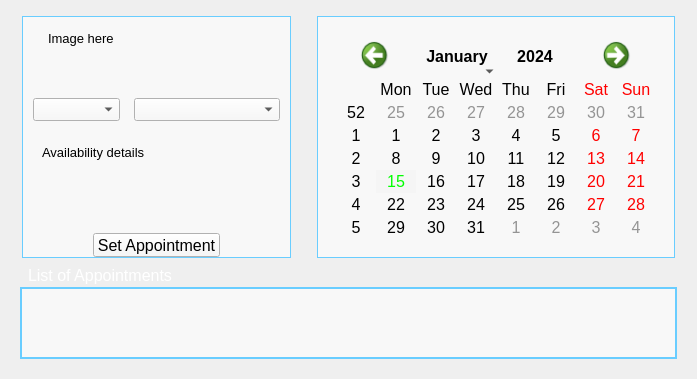
                          <widget class="QWidget" name="student_appnt_main">
                           <attribute name="title">
                            <string> Appointments </string>
                           </attribute>
                           <layout class="QVBoxLayout" name="verticalLayout_student_appnt_main" stretch="3,1">
                            <property name="spacing">
                             <number>0</number>
                            </property>
                            <property name="leftMargin">
                             <number>12</number>
                            </property>
                            <property name="topMargin">
                             <number>8</number>
                            </property>
                            <property name="rightMargin">
                             <number>12</number>
                            </property>
                            <property name="bottomMargin">
                             <number>12</number>
                            </property>
                            <item>
                             <widget class="QFrame" name="student_appnt_main_topF">
                              <property name="styleSheet">
                               <string notr="true">QFrame{
border: 0
}</string>
                              </property>
                              <property name="frameShape">
                               <enum>QFrame::StyledPanel</enum>
                              </property>
                              <property name="frameShadow">
                               <enum>QFrame::Raised</enum>
                              </property>
                              <layout class="QHBoxLayout" name="horizontalLayout_student_appnt_main_topF" stretch="1,2">
                               <property name="spacing">
                                <number>26</number>
                               </property>
                               <property name="leftMargin">
                                <number>10</number>
                               </property>
                               <property name="topMargin">
                                <number>8</number>
                               </property>
                               <property name="rightMargin">
                                <number>10</number>
                               </property>
                               <property name="bottomMargin">
                                <number>4</number>
                               </property>
                               <item>
                                <widget class="QFrame" name="profile_frame">
                                 <property name="styleSheet">
                                  <string notr="true">QFrame{
border: 1px solid #69cdff;
}

QWidget{
color: black;
background-color: rgb(248, 248, 248);
font-size: 12pt;
}</string>
                                 </property>
                                 <property name="frameShape">
                                  <enum>QFrame::StyledPanel</enum>
                                 </property>
                                 <property name="frameShadow">
                                  <enum>QFrame::Raised</enum>
                                 </property>
                                 <layout class="QVBoxLayout" name="verticalLayout_profile_frame" stretch="10,1">
                                  <property name="spacing">
                                   <number>4</number>
                                  </property>
                                  <property name="leftMargin">
                                   <number>0</number>
                                  </property>
                                  <property name="topMargin">
                                   <number>0</number>
                                  </property>
                                  <property name="rightMargin">
                                   <number>0</number>
                                  </property>
                                  <property name="bottomMargin">
                                   <number>0</number>
                                  </property>
                                  <item>
                                   <widget class="QFrame" name="profile_frame_top">
                                    <property name="styleSheet">
                                     <string notr="true">QFrame{
border:0;
}

QWidget{
font-size: 10pt;
}</string>
                                    </property>
                                    <property name="frameShape">
                                     <enum>QFrame::StyledPanel</enum>
                                    </property>
                                    <property name="frameShadow">
                                     <enum>QFrame::Raised</enum>
                                    </property>
                                    <layout class="QVBoxLayout" name="verticalLayout_profile_frame_top" stretch="5,4">
                                     <property name="spacing">
                                      <number>6</number>
                                     </property>
                                     <property name="leftMargin">
                                      <number>10</number>
                                     </property>
                                     <property name="topMargin">
                                      <number>10</number>
                                     </property>
                                     <property name="rightMargin">
                                      <number>10</number>
                                     </property>
                                     <property name="bottomMargin">
                                      <number>10</number>
                                     </property>
                                     <item>
                                      <widget class="QFrame" name="info_frame_top">
                                       <property name="frameShape">
                                        <enum>QFrame::StyledPanel</enum>
                                       </property>
                                       <property name="frameShadow">
                                        <enum>QFrame::Raised</enum>
                                       </property>
                                       <layout class="QVBoxLayout" name="verticalLayout_info_frame_top" stretch="3,1">
                                        <property name="spacing">
                                         <number>4</number>
                                        </property>
                                        <property name="leftMargin">
                                         <number>0</number>
                                        </property>
                                        <property name="topMargin">
                                         <number>0</number>
                                        </property>
                                        <property name="rightMargin">
                                         <number>0</number>
                                        </property>
                                        <property name="bottomMargin">
                                         <number>0</number>
                                        </property>
                                        <item>
                                         <widget class="QFrame" name="info_frame_top_image">
                                          <property name="frameShape">
                                           <enum>QFrame::StyledPanel</enum>
                                          </property>
                                          <property name="frameShadow">
                                           <enum>QFrame::Raised</enum>
                                          </property>
                                          <layout class="QVBoxLayout" name="verticalLayout_info_frame_top_image">
                                           <property name="spacing">
                                            <number>0</number>
                                           </property>
                                           <property name="leftMargin">
                                            <number>15</number>
                                           </property>
                                           <property name="topMargin">
                                            <number>4</number>
                                           </property>
                                           <property name="rightMargin">
                                            <number>15</number>
                                           </property>
                                           <property name="bottomMargin">
                                            <number>4</number>
                                           </property>
                                           <item>
                                            <widget class="QLabel" name="image_faculty_studSide">
                                             <property name="text">
                                              <string>Image here</string>
                                             </property>
                                             <property name="alignment">
                                              <set>Qt::AlignLeading|Qt::AlignLeft|Qt::AlignTop</set>
                                             </property>
                                            </widget>
                                           </item>
                                          </layout>
                                         </widget>
                                        </item>
                                        <item>
                                         <widget class="QFrame" name="info_frame_top_pickFac">
                                          <property name="frameShape">
                                           <enum>QFrame::StyledPanel</enum>
                                          </property>
                                          <property name="frameShadow">
                                           <enum>QFrame::Raised</enum>
                                          </property>
                                          <layout class="QHBoxLayout" name="horizontalLayout_info_frame_top_pickFac" stretch="3,5">
                                           <property name="spacing">
                                            <number>14</number>
                                           </property>
                                           <property name="leftMargin">
                                            <number>0</number>
                                           </property>
                                           <property name="rightMargin">
                                            <number>0</number>
                                           </property>
                                           <item>
                                            <widget class="QComboBox" name="comboBox_pick_facultyDept"/>
                                           </item>
                                           <item>
                                            <widget class="QComboBox" name="pick_faculty_studSide"/>
                                           </item>
                                          </layout>
                                         </widget>
                                        </item>
                                       </layout>
                                      </widget>
                                     </item>
                                     <item>
                                      <widget class="QFrame" name="info_frame_bot">
                                       <property name="frameShape">
                                        <enum>QFrame::StyledPanel</enum>
                                       </property>
                                       <property name="frameShadow">
                                        <enum>QFrame::Raised</enum>
                                       </property>
                                       <layout class="QVBoxLayout" name="verticalLayout_info_frame_bot">
                                        <item>
                                         <widget class="QLabel" name="availability_details">
                                          <property name="text">
                                           <string>Availability details</string>
                                          </property>
                                          <property name="alignment">
                                           <set>Qt::AlignLeading|Qt::AlignLeft|Qt::AlignTop</set>
                                          </property>
                                         </widget>
                                        </item>
                                       </layout>
                                      </widget>
                                     </item>
                                    </layout>
                                   </widget>
                                  </item>
                                  <item>
                                   <widget class="QFrame" name="profile_frame_bot">
                                    <property name="styleSheet">
                                     <string notr="true">QFrame{
border:0
}</string>
                                    </property>
                                    <property name="frameShape">
                                     <enum>QFrame::StyledPanel</enum>
                                    </property>
                                    <property name="frameShadow">
                                     <enum>QFrame::Raised</enum>
                                    </property>
                                    <layout class="QHBoxLayout" name="horizontalLayout_profile_frame_bot">
                                     <property name="spacing">
                                      <number>0</number>
                                     </property>
                                     <property name="leftMargin">
                                      <number>70</number>
                                     </property>
                                     <property name="topMargin">
                                      <number>0</number>
                                     </property>
                                     <property name="rightMargin">
                                      <number>70</number>
                                     </property>
                                     <property name="bottomMargin">
                                      <number>0</number>
                                     </property>
                                     <item>
                                      <widget class="QPushButton" name="setApp_button">
                                       <property name="maximumSize">
                                        <size>
                                         <width>16777215</width>
                                         <height>24</height>
                                        </size>
                                       </property>
                                       <property name="styleSheet">
                                        <string notr="true"/>
                                       </property>
                                       <property name="text">
                                        <string>Set Appointment</string>
                                       </property>
                                       <property name="flat">
                                        <bool>false</bool>
                                       </property>
                                      </widget>
                                     </item>
                                    </layout>
                                   </widget>
                                  </item>
                                 </layout>
                                </widget>
                               </item>
                               <item>
                                <widget class="QFrame" name="student_calendar_frame">
                                 <property name="styleSheet">
                                  <string notr="true">QFrame{
border: 1px solid #69cdff;
background-color: rgb(248, 248, 248);
}</string>
                                 </property>
                                 <property name="frameShape">
                                  <enum>QFrame::StyledPanel</enum>
                                 </property>
                                 <property name="frameShadow">
                                  <enum>QFrame::Raised</enum>
                                 </property>
                                 <layout class="QVBoxLayout" name="verticalLayout_calendar_frame">
                                  <property name="spacing">
                                   <number>0</number>
                                  </property>
                                  <property name="leftMargin">
                                   <number>18</number>
                                  </property>
                                  <property name="topMargin">
                                   <number>18</number>
                                  </property>
                                  <property name="rightMargin">
                                   <number>18</number>
                                  </property>
                                  <property name="bottomMargin">
                                   <number>18</number>
                                  </property>
                                  <item>
                                   <widget class="QCalendarWidget" name="student_calendarWidget_pickdate">
                                    <property name="styleSheet">
                                     <string notr="true">QWidget{background-color: rgb(248, 248, 248);}



QCalendarWidget QToolButton {
	height: 40px;
	width: 75px;
	color: black;
	font-size: 12pt;
	icon-size: 30px, 30px;
}

QCalendarWidget QMenu {
	width: 135px;
	left: 3px;
	color: black;
	font-size: 12pt;
	background-color: rgb(219, 219, 219);
}

QCalendarWidget QSpinBox { 
	width: 80px; 
	font-size:12pt; 
	color: black; 
	background-color: transparent; 
	selection-background-color: rgb(219, 219, 219);
	selection-color: black;
}

QCalendarWidget QSpinBox::up-button { 
subcontrol-origin: border;  
subcontrol-position: top right;  
width:25px; 
}

QCalendarWidget QSpinBox::down-button {
subcontrol-origin: border; 
subcontrol-position: bottom right;  
width:25px;
}

QCalendarWidget QSpinBox::up-arrow { width:20px;  height:20px; }

QCalendarWidget QSpinBox::down-arrow { width:20px;  height:20px; }

/* header row */
QCalendarWidget QWidget { alternate-background-color: transparent; border:0;}

/* normal days */
QCalendarWidget QAbstractItemView:enabled 
{
	font-size:12pt;  
	color: black;  
	selection-background-color: rgba(242, 242, 242, 40); 
	selection-color: rgb(0, 255, 0); 
}

/* days in other months */
QCalendarWidget QAbstractItemView:disabled {color: rgb(148, 148, 148); }</string>
                                    </property>
                                    <property name="navigationBarVisible">
                                     <bool>true</bool>
                                    </property>
                                   </widget>
                                  </item>
                                 </layout>
                                </widget>
                               </item>
                              </layout>
                             </widget>
                            </item>
                            <item>
                             <widget class="QFrame" name="student_appnt_main_botF">
                              <property name="styleSheet">
                               <string notr="true">QFrame{
border: 0
}</string>
                              </property>
                              <property name="frameShape">
                               <enum>QFrame::StyledPanel</enum>
                              </property>
                              <property name="frameShadow">
                               <enum>QFrame::Raised</enum>
                              </property>
                              <layout class="QVBoxLayout" name="verticalLayout_student_appnt_main_botF" stretch="1,3">
                               <property name="spacing">
                                <number>0</number>
                               </property>
                               <property name="leftMargin">
                                <number>8</number>
                               </property>
                               <property name="topMargin">
                                <number>4</number>
                               </property>
                               <property name="rightMargin">
                                <number>8</number>
                               </property>
                               <property name="bottomMargin">
                                <number>8</number>
                               </property>
                               <item>
                                <widget class="QFrame" name="appnt_main_botF_label">
                                 <property name="frameShape">
                                  <enum>QFrame::StyledPanel</enum>
                                 </property>
                                 <property name="frameShadow">
                                  <enum>QFrame::Raised</enum>
                                 </property>
                                 <layout class="QHBoxLayout" name="horizontalLayout_appnt_main_botF_topFlabels">
                                  <property name="spacing">
                                   <number>0</number>
                                  </property>
                                  <property name="leftMargin">
                                   <number>0</number>
                                  </property>
                                  <property name="topMargin">
                                   <number>0</number>
                                  </property>
                                  <property name="rightMargin">
                                   <number>0</number>
                                  </property>
                                  <property name="bottomMargin">
                                   <number>0</number>
                                  </property>
                                  <item>
                                   <widget class="QLabel" name="listofappnt_label">
                                    <property name="styleSheet">
                                     <string notr="true">QLabel{
color: white;
font-size: 12pt;
margin-left: 4px;
margin-bottom: 2px;
}</string>
                                    </property>
                                    <property name="text">
                                     <string>List of Appointments</string>
                                    </property>
                                   </widget>
                                  </item>
                                 </layout>
                                </widget>
                               </item>
                               <item>
                                <widget class="QFrame" name="appnt_main_botF_tickets">
                                 <property name="styleSheet">
                                  <string notr="true">QFrame{
border: 1px solid #69cdff;
}

QWidget{
background-color: rgb(248, 248, 248);
}</string>
                                 </property>
                                 <property name="frameShape">
                                  <enum>QFrame::StyledPanel</enum>
                                 </property>
                                 <property name="frameShadow">
                                  <enum>QFrame::Raised</enum>
                                 </property>
                                 <layout class="QHBoxLayout" name="horizontalLayout_appnt_main_botF_topFtickets">
                                  <property name="spacing">
                                   <number>0</number>
                                  </property>
                                  <property name="leftMargin">
                                   <number>0</number>
                                  </property>
                                  <property name="topMargin">
                                   <number>0</number>
                                  </property>
                                  <property name="rightMargin">
                                   <number>0</number>
                                  </property>
                                  <property name="bottomMargin">
                                   <number>0</number>
                                  </property>
                                  <item>
                                   <widget class="QScrollArea" name="student_scrollArea_tickets">
                                    <property name="widgetResizable">
                                     <bool>true</bool>
                                    </property>
                                    <widget class="QWidget" name="student_scrollArea_tickets_content">
                                     <property name="geometry">
                                      <rect>
                                       <x>0</x>
                                       <y>0</y>
                                       <width>98</width>
                                       <height>28</height>
                                      </rect>
                                     </property>
                                     <layout class="QHBoxLayout" name="horizontalLayout_student_scrollArea_tickets_content">
                                      <property name="spacing">
                                       <number>3</number>
                                      </property>
                                      <property name="leftMargin">
                                       <number>0</number>
                                      </property>
                                      <property name="topMargin">
                                       <number>0</number>
                                      </property>
                                      <property name="rightMargin">
                                       <number>0</number>
                                      </property>
                                      <property name="bottomMargin">
                                       <number>0</number>
                                      </property>
                                     </layout>
                                    </widget>
                                   </widget>
                                  </item>
                                 </layout>
                                </widget>
                               </item>
                              </layout>
                             </widget>
                            </item>
                           </layout>
                          </widget>
